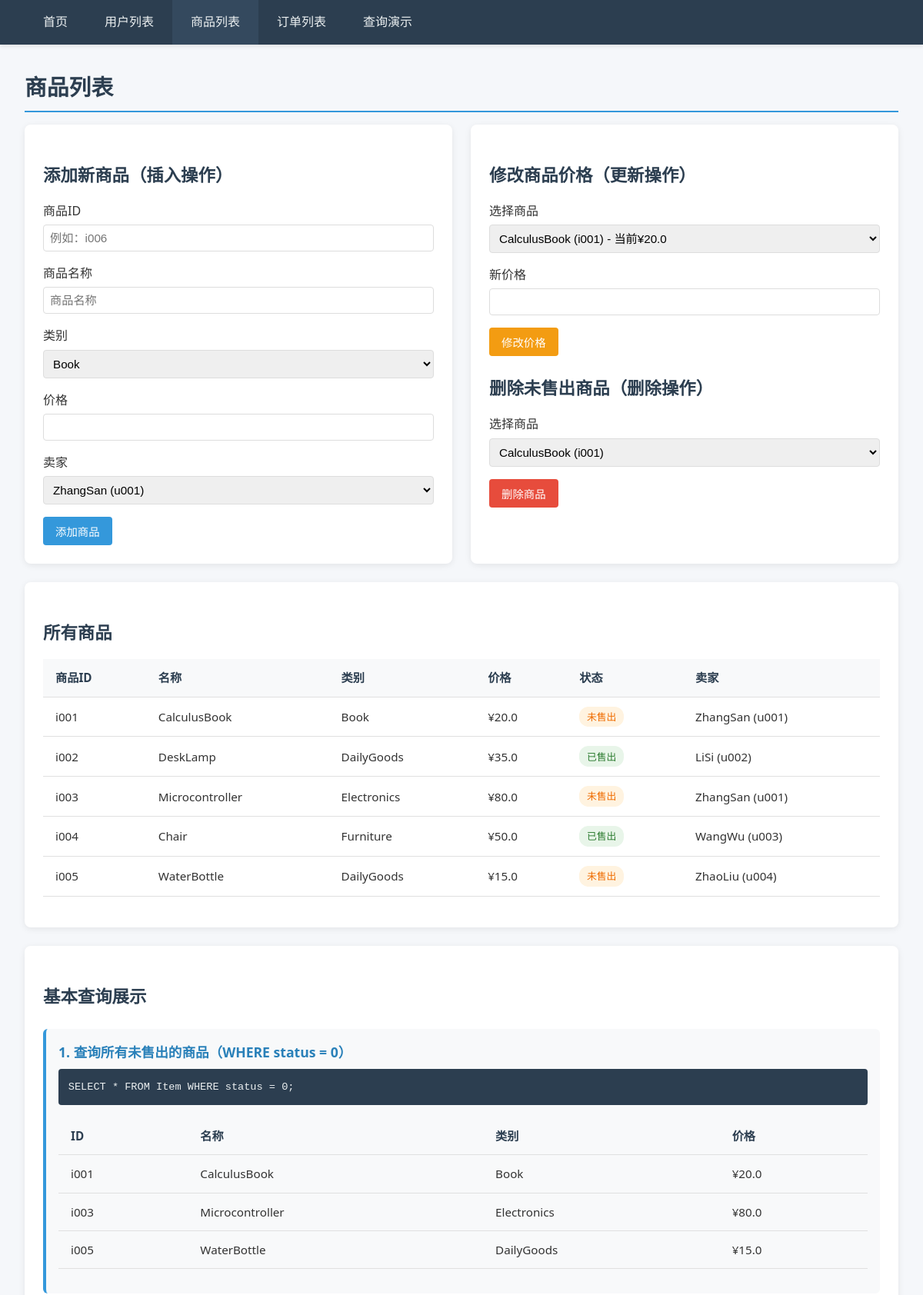
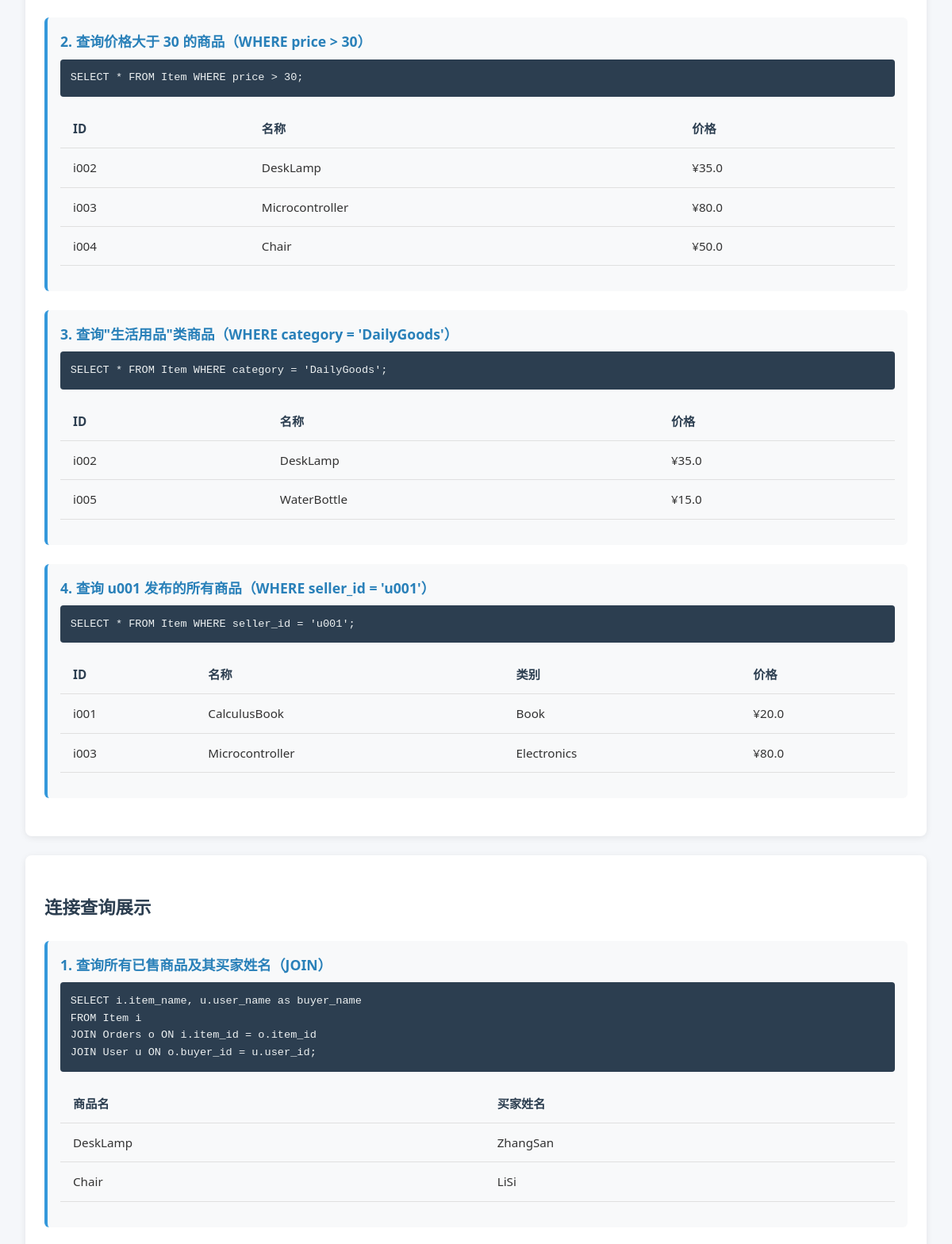
/items (upper part), run on the app's committed database (2 pictures, top to bottom).
### tables this page shows
CREATE TABLE Item (
        item_id TEXT PRIMARY KEY,
        item_name TEXT NOT NULL,
        category TEXT NOT NULL,
        price REAL NOT NULL CHECK(price >= 0),
        status INTEGER NOT NULL DEFAULT 0 CHECK(status IN (0, 1)),
        seller_id TEXT NOT NULL,
        FOREIGN KEY (seller_id) REFERENCES User(user_id)
    );

CREATE TABLE User (
        user_id TEXT PRIMARY KEY,
        user_name TEXT NOT NULL,
        phone TEXT NOT NULL
    );

### app.py (the view, shortened to what this page needs)
@app.route('/items', methods=['GET', 'POST'])
def items():
    conn = get_connection()
    cursor = conn.cursor()
    all_items = cursor.execute(
        '''SELECT i.*, u.user_name as seller_name
           FROM Item i
           JOIN User u ON i.seller_id = u.user_id'''
    ).fetchall()
    all_users = cursor.execute('SELECT user_id, user_name FROM User').fetchall()
    unsold_items = cursor.execute('SELECT * FROM Item WHERE status = 0').fetchall()
    expensive_items = cursor.execute('SELECT * FROM Item WHERE price > 30').fetchall()
    daily_goods = cursor.execute("SELECT * FROM Item WHERE category = 'DailyGoods'").fetchall()
    u001_items = cursor.execute("SELECT * FROM Item WHERE seller_id = 'u001'").fetchall()
    sold_with_buyer = cursor.execute(
        '''SELECT i.item_name, u.user_name as buyer_name
           FROM Item i
           JOIN Orders o ON i.item_id = o.item_id
           JOIN User u ON o.buyer_id = u.user_id'''
    ).fetchall()
    order_details = cursor.execute(
        '''SELECT i.item_name, u.user_name as buyer_name, o.order_date
           FROM Orders o
           JOIN Item i ON o.item_id = i.item_id
           JOIN User u ON o.buyer_id = u.user_id'''
    ).fetchall()
    u001_sold_check = cursor.execute(
        '''SELECT i.item_name,
                  CASE WHEN o.order_id IS NOT NULL THEN '已购买' ELSE '未售出' END as status
           FROM Item i
           LEFT JOIN Orders o ON i.item_id = o.item_id
           WHERE i.seller_id = 'u001'
        '''
    ).fetchall()
    total_items = cursor.execute('SELECT COUNT(*) as count FROM Item').fetchone()
    category_counts = cursor.execute(
        'SELECT category, COUNT(*) as count FROM Item GROUP BY category'
    ).fetchall()
    avg_price = cursor.execute('SELECT AVG(price) as avg_price FROM Item').fetchone()
    conn.close()
    return render_template('items.html', items=all_items, users=all_users,
                          unsold_items=unsold_items, expensive_items=expensive_items,
                          daily_goods=daily_goods, u001_items=u001_items,
                          sold_with_buyer=sold_with_buyer, order_details=order_details,
                          u001_sold_check=u001_sold_check, total_items=total_items,
                          category_counts=category_counts, avg_price=avg_price)

### app.py (called while the page is built)
@app.before_request
def enable_foreign_keys():
    conn = get_connection()
    conn.execute('PRAGMA foreign_keys = ON')
    conn.close()

### database.py (called while the page is built)
def get_connection():
    conn = sqlite3.connect(DB_PATH)
    conn.row_factory = sqlite3.Row
    return conn

### templates/items.html (shortened to what this page needs)
{% extends "base.html" %}
{% block content %}
<h1>商品列表</h1>
<div class="grid-2">
    <div class="card">
        <h2>添加新商品（插入操作）</h2>
        <form method="POST" action="{{ url_for('items') }}">
            <div class="form-group">
                <label>商品ID</label>
                <input type="text" name="item_id" placeholder="例如：i006" required>
            </div>
            <div class="form-group">
                <label>商品名称</label>
                <input type="text" name="item_name" placeholder="商品名称" required>
            </div>
            <div class="form-group">
                <label>类别</label>
                <select name="category" required>
                    <option value="Book">Book</option>
                </select>
            </div>
            <div class="form-group">
                <label>价格</label>
                <input type="number" name="price" step="0.01" min="0" required>
            </div>
            <div class="form-group">
                <label>卖家</label>
                <select name="seller_id" required>
                    {% for user in users %}
                    <option value="{{ user.user_id }}">{{ user.user_name }} ({{ user.user_id }})</option>
                    {% endfor %}
                </select>
            </div>
            <button type="submit" class="btn btn-primary">添加商品</button>
        </form>
    </div>
    <div class="card">
        <h2>修改商品价格（更新操作）</h2>
        <form method="POST" action="{{ url_for('items') }}">
            <div class="form-group">
                <label>选择商品</label>
                <select name="item_id" required>
                    {% for item in items %}
                    <option value="{{ item.item_id }}">{{ item.item_name }} ({{ item.item_id }}) - 当前¥{{ item.price }}</option>
                    {% endfor %}
                </select>
            </div>
            <div class="form-group">
                <label>新价格</label>
                <input type="number" name="new_price" step="0.01" min="0" required>
            </div>
            <button type="submit" class="btn btn-warning">修改价格</button>
        </form>
        <h2 style="margin-top: 1.5rem;">删除未售出商品（删除操作）</h2>
        <form method="POST" action="{{ url_for('items') }}">
            <div class="form-group">
                <label>选择商品</label>
                <select name="item_id" required>
                    {% for item in items %}
                    {% if item.status == 0 %}
                    <option value="{{ item.item_id }}">{{ item.item_name }} ({{ item.item_id }})</option>
                    {% endif %}
                    {% endfor %}
                </select>
            </div>
            <button type="submit" class="btn btn-danger">删除商品</button>
        </form>
    </div>
</div>
<div class="card">
    <h2>所有商品</h2>
    <table>
        <thead>
            <tr><th>商品ID</th><th>名称</th><th>类别</th><th>价格</th><th>状态</th><th>卖家</th></tr>
        </thead>
        <tbody>
            {% for item in items %}
            <tr>
                <td>{{ item.item_id }}</td>
                <td>{{ item.item_name }}</td>
                <td>{{ item.category }}</td>
                <td>¥{{ item.price }}</td>
                <td>
                    {% if item.status == 1 %}
                        <span class="tag tag-sold">已售出</span>
                    {% else %}
                        <span class="tag tag-unsold">未售出</span>
                    {% endif %}
                </td>
                <td>{{ item.seller_name }} ({{ item.seller_id }})</td>
            </tr>
            {% endfor %}
        </tbody>
    </table>
</div>
<div class="card">
    <h2>基本查询展示</h2>
    <div class="query-section">
        <h3>1. 查询所有未售出的商品（WHERE status = 0）</h3>
        <pre>SELECT * FROM Item WHERE status = 0;</pre>
        <table>
            <thead><tr><th>ID</th><th>名称</th><th>类别</th><th>价格</th></tr></thead>
            <tbody>
                {% for item in unsold_items %}
                <tr><td>{{ item.item_id }}</td><td>{{ item.item_name }}</td><td>{{ item.category }}</td><td>¥{{ item.price }}</td></tr>
                {% endfor %}
            </tbody>
        </table>
    </div>
    <div class="query-section">
        <h3>2. 查询价格大于 30 的商品（WHERE price > 30）</h3>
        <pre>SELECT * FROM Item WHERE price > 30;</pre>
        <table>
            <thead><tr><th>ID</th><th>名称</th><th>价格</th></tr></thead>
            <tbody>
                {% for item in expensive_items %}
                <tr><td>{{ item.item_id }}</td><td>{{ item.item_name }}</td><td>¥{{ item.price }}</td></tr>
                {% endfor %}
            </tbody>
        </table>
    </div>
    <div class="query-section">
        <h3>3. 查询"生活用品"类商品（WHERE category = 'DailyGoods'）</h3>
        <pre>SELECT * FROM Item WHERE category = 'DailyGoods';</pre>
        <table>
            <thead><tr><th>ID</th><th>名称</th><th>价格</th></tr></thead>
            <tbody>
                {% for item in daily_goods %}
                <tr><td>{{ item.item_id }}</td><td>{{ item.item_name }}</td><td>¥{{ item.price }}</td></tr>
                {% endfor %}
            </tbody>
        </table>
    </div>
    <div class="query-section">
        <h3>4. 查询 u001 发布的所有商品（WHERE seller_id = 'u001'）</h3>
        <pre>SELECT * FROM Item WHERE seller_id = 'u001';</pre>
        <table>
            <thead><tr><th>ID</th><th>名称</th><th>类别</th><th>价格</th></tr></thead>
            <tbody>
                {% for item in u001_items %}
                <tr><td>{{ item.item_id }}</td><td>{{ item.item_name }}</td><td>{{ item.category }}</td><td>¥{{ item.price }}</td></tr>
                {% endfor %}
            </tbody>
        </table>
    </div>
</div>
<div class="card">
    <h2>连接查询展示</h2>
    <div class="query-section">
        <h3>1. 查询所有已售商品及其买家姓名（JOIN）</h3>
        <pre>SELECT i.item_name, u.user_name as buyer_name
FROM Item i
JOIN Orders o ON i.item_id = o.item_id
JOIN User u ON o.buyer_id = u.user_id;</pre>
        <table>
            <thead><tr><th>商品名</th><th>买家姓名</th></tr></thead>
            <tbody>
                {% for row in sold_with_buyer %}
                <tr><td>{{ row.item_name }}</td><td>{{ row.buyer_name }}</td></tr>
                {% endfor %}
            </tbody>
        </table>
    </div>
</div>
{% endblock %}

### static/style.css (style rules this page uses)
* { margin: 0; padding: 0; box-sizing: border-box; }
body { font-family: 'Segoe UI', Tahoma, Geneva, Verdana, sans-serif; background: #f5f7fa; color: #333; line-height: 1.6; }
.card { background: #fff; border-radius: 8px; padding: 1.5rem; margin-bottom: 1.5rem; box-shadow: 0 2px 8px rgba(0,0,0,0.08); }
h1, h2, h3 { margin-bottom: 1rem; color: #2c3e50; }
h1 { font-size: 1.8rem; border-bottom: 2px solid #3498db; padding-bottom: 0.5rem; }
h2 { font-size: 1.4rem; margin-top: 1.5rem; }
table { width: 100%; border-collapse: collapse; margin: 1rem 0; font-size: 0.95rem; }
th, td { padding: 0.75rem 1rem; text-align: left; border-bottom: 1px solid #e0e0e0; }
th { background: #f8f9fa; font-weight: 600; color: #2c3e50; }
.btn { display: inline-block; padding: 0.5rem 1rem; border: none; border-radius: 4px; cursor: pointer; font-size: 0.9rem; text-decoration: none; transition: all 0.3s; }
.btn-primary { background: #3498db; color: #fff; }
.btn-danger { background: #e74c3c; color: #fff; }
.btn-warning { background: #f39c12; color: #fff; }
.form-group { margin-bottom: 1rem; }
.form-group label { display: block; margin-bottom: 0.3rem; font-weight: 500; }
.form-group input, .form-group select { width: 100%; padding: 0.5rem; border: 1px solid #ddd; border-radius: 4px; font-size: 0.95rem; }
.query-section { margin: 1.5rem 0; padding: 1rem; background: #f8f9fa; border-radius: 6px; border-left: 4px solid #3498db; }
.query-section h3 { font-size: 1.1rem; margin-bottom: 0.5rem; color: #2980b9; }
.query-section pre { background: #2c3e50; color: #ecf0f1; padding: 0.8rem; border-radius: 4px; overflow-x: auto; font-size: 0.85rem; margin-bottom: 0.8rem; }
.tag { display: inline-block; padding: 0.2rem 0.6rem; border-radius: 12px; font-size: 0.8rem; font-weight: 500; }
.tag-sold { background: #e8f5e9; color: #2e7d32; }
.tag-unsold { background: #fff3e0; color: #ef6c00; }
.grid-2 { display: grid; grid-template-columns: 1fr 1fr; gap: 1.5rem; }

### data on the page
Item: item_id "i001", item_name "CalculusBook", category "Book", price "20.0", status "未售出", seller_name "ZhangSan", seller_id "u001"
Item: item_id "i002", item_name "DeskLamp", category "DailyGoods", price "35.0", status "已售出", seller_name "LiSi", seller_id "u002", buyer_name "ZhangSan"
Item: item_id "i003", item_name "Microcontroller", category "Electronics", price "80.0", status "未售出", seller_name "ZhangSan", seller_id "u001"
Item: item_id "i004", item_name "Chair", category "Furniture", price "50.0", status "已售出", seller_name "WangWu", seller_id "u003", buyer_name "LiSi"
Item: item_id "i005", item_name "WaterBottle", category "DailyGoods", price "15.0", status "未售出", seller_name "ZhaoLiu", seller_id "u004"

### other printed values
form field seller_id "ZhangSan (u001)"
form field item_id "CalculusBook (i001) - 当前¥20.0"
form field item_id "CalculusBook (i001)"
